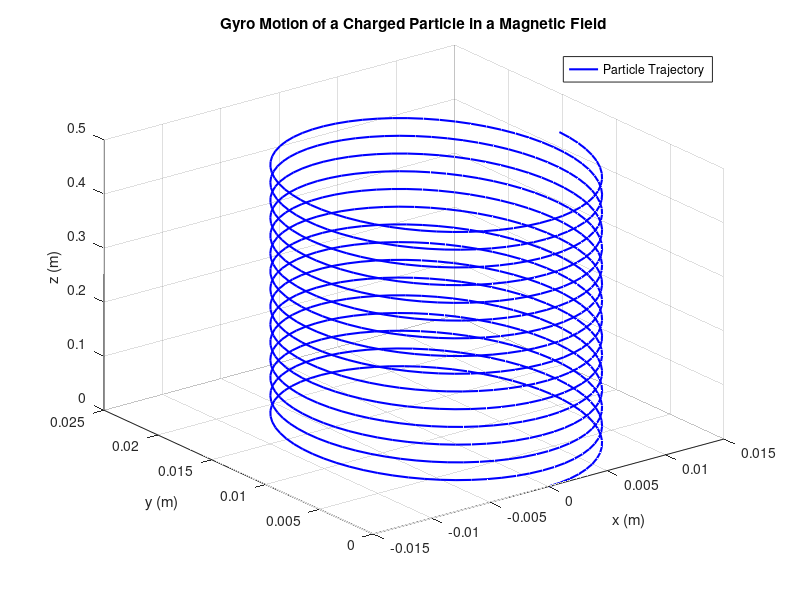
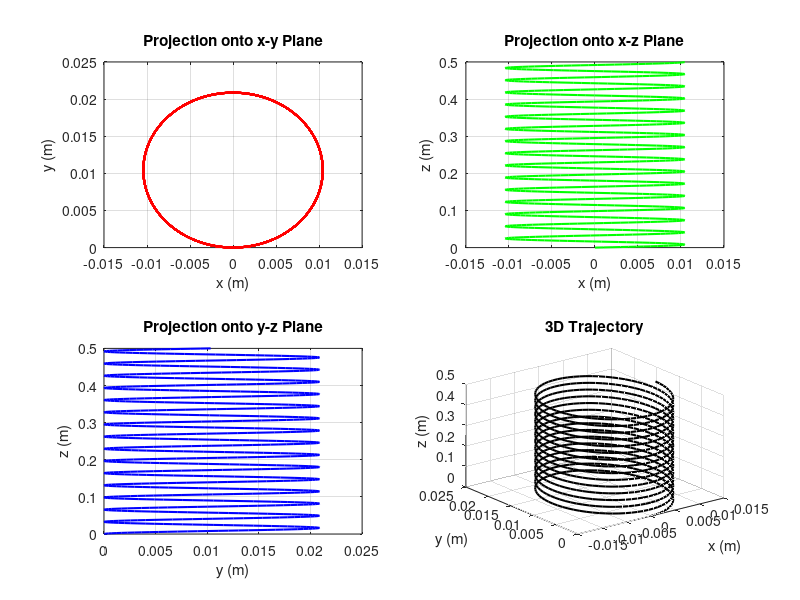

Write MATLAB code to recreate these figures, in order.
% Parameters
q = 1.6e-19;      % Charge of the proton (Coulombs)
m = 1.67e-27;     % Mass of the proton (kg)
Bz = 1;           % Magnetic field strength (Tesla)
v_x0 = 1e6;       % Initial velocity in x-direction (m/s) (Arbitrary)
v_z0 = 0.5e6;     % Initial velocity in z-direction (m/s) (Arbitrary)
omega = q * Bz / m; % Cyclotron frequency (rad/s)

% Time vector
t = linspace(0, 1e-6, 1000); % Time from 0 to 1 microsecond

% Equations of motion
v_x = v_x0 * cos(omega * t);
v_y = -v_x0 * sin(omega * t);
v_z = v_z0 * ones(size(t));

x = (v_x0 / omega) * sin(omega * t);
y = -(v_x0 / omega) * cos(omega * t) + (v_x0 / omega);
z = v_z0 * t;

% Plot the trajectory in 3D
figure;
plot3(x, y, z, 'b', 'LineWidth', 1.5);
hold on;
grid on;
xlabel('x (m)');
ylabel('y (m)');
zlabel('z (m)');
title('Gyro Motion of a Charged Particle in a Magnetic Field');
legend('Particle Trajectory');
view(3);

% Plot projections onto coordinate planes
figure;

% x-y plane
subplot(2, 2, 1);
plot(x, y, 'r', 'LineWidth', 1.5);
xlabel('x (m)');
ylabel('y (m)');
title('Projection onto x-y Plane');
grid on;

% x-z plane
subplot(2, 2, 2);
plot(x, z, 'g', 'LineWidth', 1.5);
xlabel('x (m)');
ylabel('z (m)');
title('Projection onto x-z Plane');
grid on;

% y-z plane
subplot(2, 2, 3);
plot(y, z, 'b', 'LineWidth', 1.5);
xlabel('y (m)');
ylabel('z (m)');
title('Projection onto y-z Plane');
grid on;

% 3D trajectory for reference
subplot(2, 2, 4);
plot3(x, y, z, 'k', 'LineWidth', 1.5);
xlabel('x (m)');
ylabel('y (m)');
zlabel('z (m)');
title('3D Trajectory');
grid on;
view(3);
